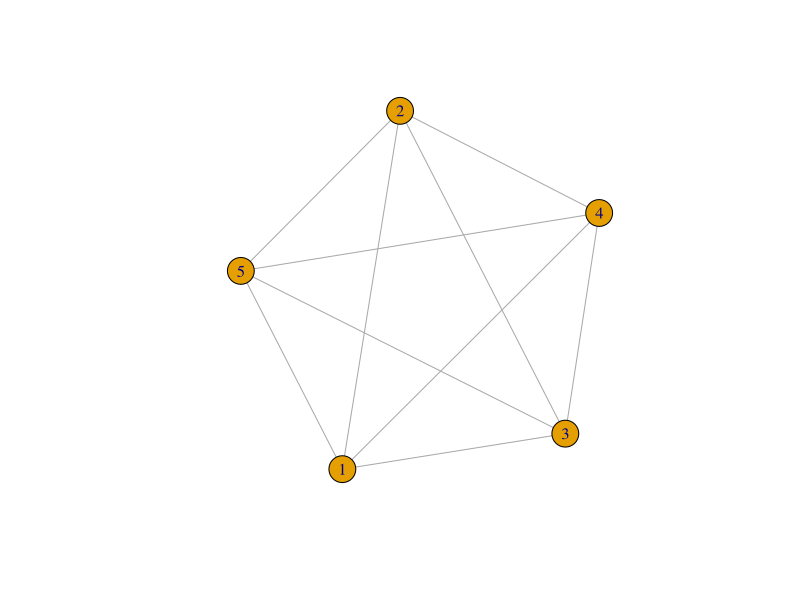
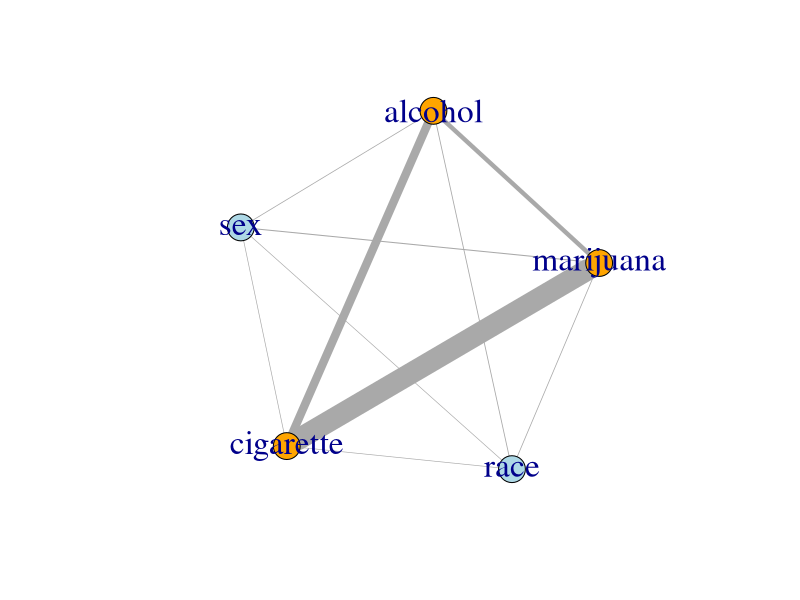

These charts were generated, in order, by the following R code:
#' ---
#' title: Association diagrams for loglinear models
#' ---

#+ echo=FALSE
knitr::opts_chunk$set(
  warning = FALSE,   # avoid warnings and messages in the output
  message = FALSE
)

#' ## Basic ideas
#' 
#' Exploring the idea of using **association diagrams** for fitting and understanding
#' relationships in high-way categorical data fitted as loglinear models. The essential idea
#' is to try to connect model fit statistics with some visual representation as network diagrams,
#' with nodes representing variables in a model and edges representing pairwise associations.
#' 
#' One realization of this would be a function, say `assocgraph()` that takes a loglinear
#' model (from `MASS::loglm()`, or `glm(, family=poisson)`) and builds the graph object
#' corresponding to **all two-way** terms in the model. A weight for each edge could be obtained
#' using the deviance for that pair, found using either
#' 
#' * `MASS::dropterm()` -- the change in model fit (deviance, LRT) due to dropping each term 
#'    from a given model.
#' * `MASS::addterm()` -- the change in model fit (deviance, LRT) due to adding each two-way
#'    association to the model of mutual independence.
#' 
#' ### Graph packages:
#' 
#' * [`igraph`](https://igraph.org/r/) seems to be the base package for constructing & drawing network diagrams
#' * [`tidygraph`](https://tidygraph.data-imaginist.com/) provides a tidy API for graph/network manipulation
#' * [`ggraph`](https://ggraph.data-imaginist.com/) uses such graph datasets to draw them better, within the `ggplot2` framework.
#' * See also the [CRAN Task View on Graphical Models](https://cran.r-project.org/web/views/GraphicalModels.html),
#'   
#' 
#' ### Tutorials
#' * [Graph analysis using the tidyverse](https://rviews.rstudio.com/2019/03/06/intro-to-graph-analysis/)
#' * [Introduction to Network Analysis with R](https://www.jessesadler.com/post/network-analysis-with-r/) -- a nice tutorial 
#'   on using these packages.
#' 
#' 
#' ### Model fitting:
#' 
#' * `MASS::dropterm()` tries fitting all models that differ from the current model by dropping a single term, maintaining marginality.
#' * `MASS::addterm()` tries fitting all models that differ from the current model by adding a single term, maintaining marginality.
#' * `vcdExtra::Kway()` fits a collection of loglinear models for all 0-, 1-, 2-, ... way associations in a K-way table
#' * `vcdExtra::seq_loglm()` fits various sequential models to the  1-, 2-, ... n-way marginal tables, corresponding to a variety of types of loglinear models.
#'


#' ## Load packages
library(vcdExtra)
library(MASS)     # for loglm(), dropterm()
library(igraph)   # Network Analysis and Visualization
library(ggraph)   # An Implementation of Grammar of Graphics for Graphs and Networks
library(tidygraph)
library(ggplot2)
library(dplyr)

#' ## Load the data
#' This example uses the `DaytonSurvey` dataset, representing a $2^5$ table.
data (DaytonSurvey, package = "vcdExtra")
head(DaytonSurvey)

#' View as a frequency table
Dayton_tab <- xtabs(Freq ~ ., data=DaytonSurvey)
structable(cigarette + alcohol + marijuana ~ sex + race, data=Dayton_tab)



#' ## Model survey
#' A quick survey of loglm models with all 0, 1, 2, 3 way terms
mods <- Kway(Freq ~ cigarette + alcohol + marijuana + sex + race, 
             data = DaytonSurvey, 
             order = 3)

#' ## Test nested models
#' Compare varying order of associations among variables
anova(mods, test="Chisq")

#' ## Summarize these models 
#' `LRstats()` gives AIC, BIC and LR Chisq tests.
LRstats(mods)

#' ## Direct fitting
#' Focusing on the all-twoway model, this could have been fitted directly using
#' the model formula notation.
#' 
mod.2way <- loglm(Freq ~ (cigarette + alcohol + marijuana + sex + race)^2, 
                 data = DaytonSurvey)

#' ## The all two-way model
mods$kway.2

#' ## Find deviance / AIC for all pairwise terms.
#' We can use these as weights for the links in an association graph
(DT <- dropterm(mods$kway.2))

#' Remove the `<none>` model. All we want is the stats for dropping
#' each two-way term.
DT <- DT[-1,]


#' ## Exploring `igraph`
#' 
#' Exploring the ways to use the `igraph` package to visualize associations in 
#' multi-way tables.  

#' Create the full graph of all two-way associations
full <- make_full_graph(5)

#' ## Functions `V()` and `E()`
#' `igraph::V()` and `igraph::E()` are used both to display the node and edge information
#' in a graph, or to assign attributes to them.
#' 
#' vertexes (nodes):
V(full)

#' edges:
E(full)

#' ## `plot()`
#' `igraph::plot()` plots the nodes and edges
plot(full)

#' ### Give nodes the names of the variables
#' The `name` attribute of nodes is special in `igraph`.
#' 
#' For later use, this step assumes that the names assigned to the nodes are in the _same order_
#' as those used in the `loglm()` model.
V(full)$name <- names(DaytonSurvey)[1:5]

V(full)
E(full)

#' ### Node colors
#' make colors correspond to outcomes vs. demographic variables
V(full)$color <- c(rep("orange", 3),
                   rep("lightblue", 2))


#' ### Edge statistics
#' You can also assign arbitrary variables to the edges.
#' 
#' Here, assign deviance and AIC as potential weights for edges
E(full)$deviance <- DT$Deviance
E(full)$aic      <- DT$AIC

E(full)

#' ## Make edge width ~ deviance
#' This is the key step for this visualization.
#' For generality, need a better scheme to translate deviance into the width of the
#' edges.
E(full)$width <- E(full)$deviance/25

#' ## Explore the `igraph` object
#' There are lots of `igraph` functions to get details of a given graph object.
full[]
edge.attributes(full)

#' `ends()` delivers the edges as two-column data.frame
ends(full, es=E(full), names=T) 

#' ## Plot
#' Plot the all two-way model with edge `width ~ deviance`.
#' This uses the `E(full)$width` and `V(full)$color`
#' attributes assigned above. Other attributes can be assigned with optional arguments.
#' 

set.seed(1234)
plot(full, vertex.label.cex=2)


#' ## Try to do this using `ggraph` ???
#' This doesn't work ...
#' 
# ggraph(full) +
#   geom_edge_link(aes(width = DT$Deviance[-1]/25)) + 
#   geom_node_point()
